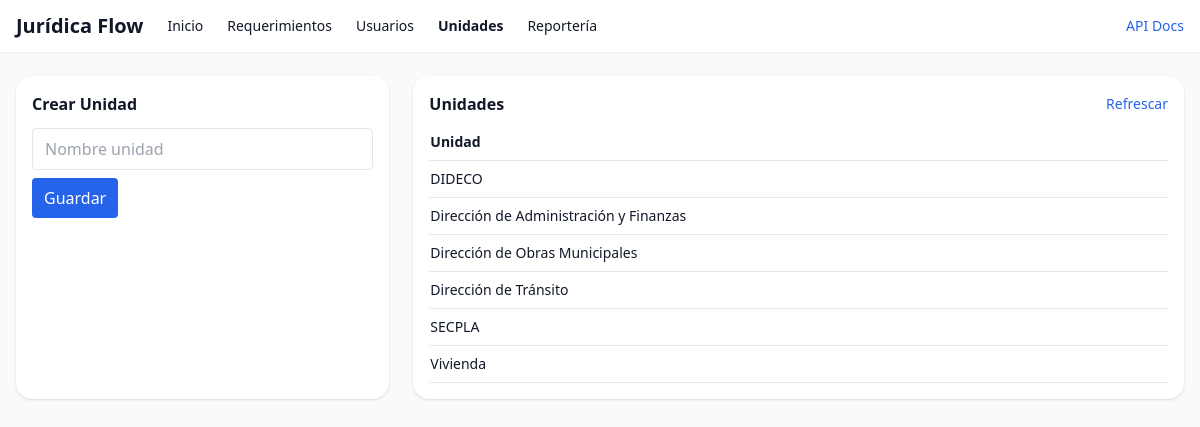
Screenshot of /ui/units with the database file from the repository.
### app/models.py (models this page shows)
class Unit(Base):
    __tablename__ = "units"
    id: Mapped[int] = mapped_column(Integer, primary_key=True, index=True)
    name: Mapped[str] = mapped_column(String(120), unique=True, nullable=False)
    requests = relationship("LegalRequest", back_populates="unit")

### app/web.py (the view)
@router.get("/ui/units", response_class=HTMLResponse)
def ui_units(request: Request, db: Session = Depends(get_db)):
    units = db.query(models.Unit).order_by(models.Unit.name).all()
    return templates.TemplateResponse("units_page.html", {"request": request, "units": units, "active": "units"})

### templates/units_page.html
{% extends "base.html" %}{% set active='units' %}
{% block content %}
<div class="grid grid-cols-1 lg:grid-cols-3 gap-6">
  <section class="bg-white rounded-2xl shadow p-4">
    <h2 class="font-semibold mb-3">Crear Unidad</h2>
    <form hx-post="/ui/create_unit" hx-target="#unitsTable" hx-swap="outerHTML" class="space-y-2">
      <input name="name" required placeholder="Nombre unidad" class="w-full border rounded px-3 py-2" />
      <button class="bg-blue-600 text-white px-3 py-2 rounded">Guardar</button>
    </form>
  </section>
  <section class="bg-white rounded-2xl shadow p-4 lg:col-span-2">
    <div class="flex items-center justify-between mb-2">
      <h2 class="font-semibold">Unidades</h2>
      <button class="text-sm text-blue-600" hx-get="/ui/partials/units" hx-target="#unitsTable" hx-swap="outerHTML">Refrescar</button>
    </div>
    {% include "partials/units.html" %}
  </section>
</div>
{% endblock %}

### templates/partials/units.html
<table id="unitsTable" class="w-full text-sm">
  <thead><tr class="border-b"><th class="text-left py-2">Unidad</th></tr></thead>
  <tbody>
  {% for x in units %}
    <tr class="border-b"><td class="py-2">{{x.name}}</td></tr>
  {% else %}
    <tr><td class="py-2 text-gray-500">Sin unidades</td></tr>
  {% endfor %}
  </tbody>
</table>

### rows the page displays
Unit: name "DIDECO"
Unit: name "Dirección de Administración y Finanzas"
Unit: name "Dirección de Obras Municipales"
Unit: name "Dirección de Tránsito"
Unit: name "SECPLA"
Unit: name "Vivienda"
